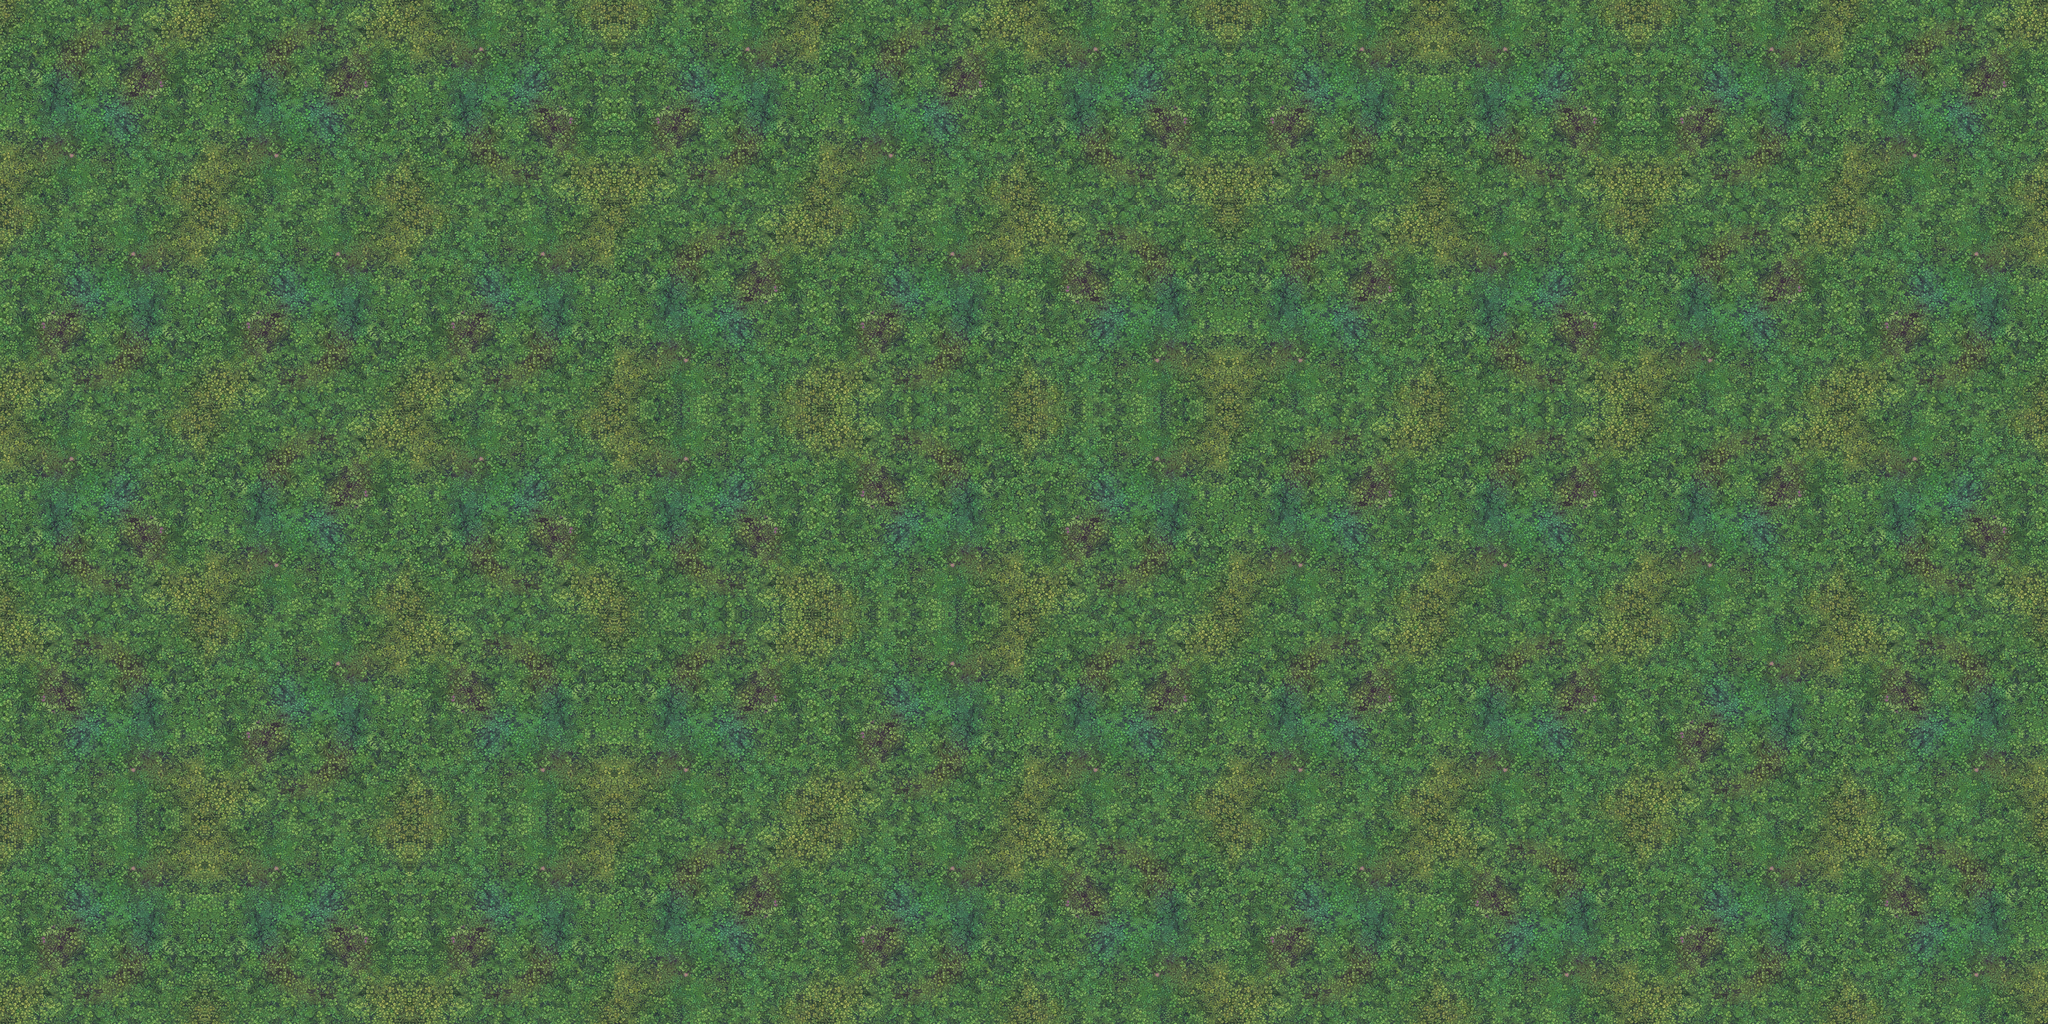

A level layout from a 2D game, rendered from its tile map. Below: a short description, then the map file with its tile-grid data intact:
An orthogonal 10x5 tile map with 512x512 px tiles, 1 tile layer (Tile Layer 1), 2 tilesets and 2 objects.

<map version="1.10" tiledversion="1.10.2" orientation="orthogonal" renderorder="right-down" width="10" height="5" tilewidth="512" tileheight="512" infinite="0" nextlayerid="11" nextobjectid="159">
 <properties>
  <property name="0" type="color" value="#ff120046" />
  <property name="1" type="color" value="#ffff8000" />
  <property name="2" type="color" value="#ffffffff" />
  <property name="3" type="color" value="#ffff8000" />
  <property name="ambientlight" type="color" value="#ff686868" />
  <property name="daycyclelight" type="bool" value="true" />
 </properties>
 <tileset firstgid="1" source="../TileSets/Grass.tsx" />
 <tileset firstgid="25" source="../TileSets/hexe.tsx" />
 <layer id="1" name="Tile Layer 1" width="10" height="5">
  <data encoding="csv">
22,22,1073741846,3221225494,22,1073741846,3221225494,1073741846,3221225494,22,
3221225494,3221225494,3221225494,22,3221225494,2147483670,22,1073741846,22,3221225494,
1073741846,22,1073741846,1073741846,2147483670,3221225494,22,22,22,1073741846,
2147483670,3221225494,2147483670,22,3221225494,22,22,22,3221225494,2147483670,
3221225494,1073741846,3221225494,22,3221225494,2147483670,3221225494,2147483670,3221225494,2147483670
</data>
 </layer>
 <objectgroup id="7" name="Object Layer 2">
  <object id="151" gid="34" x="2337" y="2070" width="894" height="1190">
   <properties>
    <property name="animation" value="Tree01" />
    <property name="animationfirststate" value="animation" />
    <property name="masky" type="float" value="70" />
    <property name="offsety" type="float" value="0" />
    <property name="originoffsetx" type="float" value="0" />
    <property name="originoffsety" type="float" value="-500" />
    <property name="spriteshadow" type="bool" value="true" />
   </properties>
  </object>
  <object id="155" gid="34" x="4017" y="1897" width="894" height="1190">
   <properties>
    <property name="animation" value="Tree01" />
    <property name="animationfirststate" value="animation" />
    <property name="masky" type="float" value="70" />
    <property name="offsety" type="float" value="0" />
    <property name="originoffsetx" type="float" value="0" />
    <property name="originoffsety" type="float" value="-500" />
    <property name="spriteshadow" type="bool" value="true" />
   </properties>
  </object>
 </objectgroup>
 <objectgroup id="10" name="Object Layer 3" />
</map>
